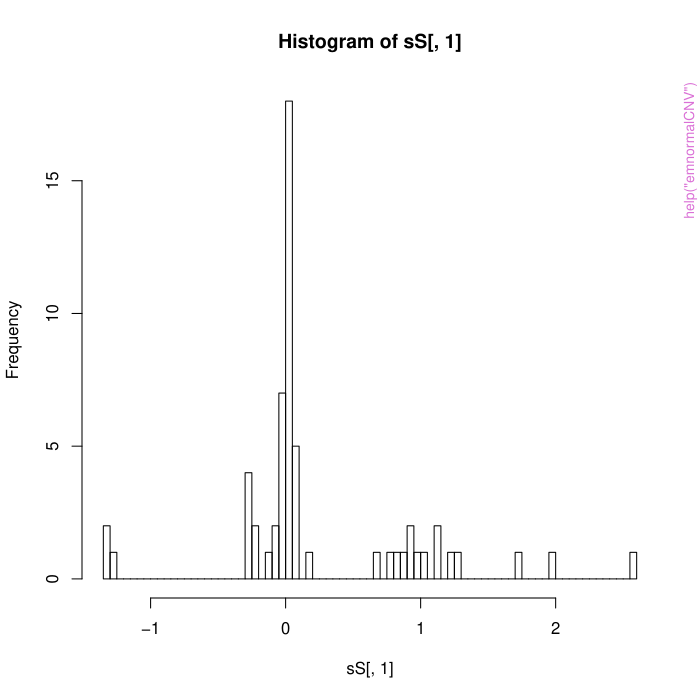

This chart was generated by the following R code:
pkgname <- "CNVrd2"
source(file.path(R.home("share"), "R", "examples-header.R"))
options(warn = 1)
library('CNVrd2')

base::assign(".oldSearch", base::search(), pos = 'CheckExEnv')
cleanEx()
nameEx("CNVrd2-class")
### * CNVrd2-class

flush(stderr()); flush(stdout())

### Name: CNVrd2-class
### Title: Class '"CNVrd2"'
### Aliases: CNVrd2-class countReadInWindow,CNVrd2-method
###   plotCNVrd2,CNVrd2-method
### Keywords: classes

### ** Examples

showClass("CNVrd2")



cleanEx()
nameEx("calculateLDSNPandCNV")
### * calculateLDSNPandCNV

flush(stderr()); flush(stdout())

### Name: calculateLDSNPandCNV
### Title: calculateLDSNPandCNV
### Aliases: calculateLDSNPandCNV

### ** Examples

##Load data: fcgr3bMXL in CNVrd2 package############
data(fcgr3bMXL)
##Name a vcf file (vcfFile)
vcfFile <- system.file(package="CNVrd2", "extdata",
                      "chr1.161600000.161611000.vcf.gz")
##Make a data fame named sampleCNV including samples, CNs, population names

sampleCNV <- data.frame(copynumberGroups$allGroups[, c(1,2) ],rep("MXL", 58))

rownames(sampleCNV) <- substr(sampleCNV[, 1], 1, 7)
sampleCNV[, 1] <- rownames(sampleCNV)
##The first column must be the sample names 
tagSNPandINDELofMXL <- calculateLDSNPandCNV(sampleCNV = sampleCNV,
                                 vcfFile = vcfFile, cnvColumn = 2,
                                 population = "MXL", popColumn = 3,
                                 nChunkForVcf = 5, chr = "1",
                                 st = 161600000, en = 161611000,
                                 codeSNP= "Three", codeCNV = "ThreeGroup")
tagSNPandINDELofMXL[1:3,]







cleanEx()
nameEx("clusteringCNVs-class")
### * clusteringCNVs-class

flush(stderr()); flush(stdout())

### Name: clusteringCNVs-class
### Title: Class '"clusteringCNVs"'
### Aliases: clusteringCNVs-class objectCluster
###   emnormalCNV,clusteringCNVs-method groupCNVs,clusteringCNVs-method
###   searchGroupCNVs,clusteringCNVs-method
### Keywords: classes

### ** Examples

showClass("clusteringCNVs")



cleanEx()
nameEx("countReadInWindow-methods")
### * countReadInWindow-methods

flush(stderr()); flush(stdout())

### Name: countReadInWindow-methods
### Title: Method 'countReadInWindow'
### Aliases: countReadInWindow-methods
### Keywords: methods

### ** Examples

##data(fcgr3bMXL)
##readCountMatrix <- countReadInWindow(Object = objectCNVrd2, correctGC = TRUE)
##readCountMatrix[1:3, 1:3]




cleanEx()
nameEx("countReadInWindow")
### * countReadInWindow

flush(stderr()); flush(stdout())

### Name: countReadInWindow
### Title: Obtain read counts in constant windows.
### Aliases: countReadInWindow
### Keywords: methods

### ** Examples

## Not run: 
##D data(fcgr3bMXL)
##D bamFiles <- dir("Bam", pattern = ".bam$")
##D objectCNVrd2 <- new("CNVrd2", windows = 1000, chr = "chr1",
##D                    st = 161100001, en = 162100000,
##D                    dirBamFile = "Bam",
##D                    genes = c(161592986, 161601753),
##D                    geneNames = "3B")
##D 
##D readCountMatrix <- countReadInWindow(Object = objectCNVrd2, correctGC = TRUE)
##D readCountMatrix[1:3, 1:3]
## End(Not run)



cleanEx()
nameEx("emnormalCNV")
### * emnormalCNV

flush(stderr()); flush(stdout())

### Name: emnormalCNV
### Title: Implement the EM algorithm
### Aliases: emnormalCNV

### ** Examples

data(fcgr3bMXL)

sS <- resultSegment$segmentationScores
#########Histogram###########################
###View segmentation scores##################
hist(sS[, 1], 100)
############################################
##Number of components#######################
###Make an object of clusteringCNVs class######
objectCluster <- new("clusteringCNVs",
                     x = sS[, 1], k = 4, EV = TRUE)

set.seed(123)
copynumberGroups <- groupCNVs(Object = objectCluster)



cleanEx()
nameEx("groupBayesianCNVs")
### * groupBayesianCNVs

flush(stderr()); flush(stdout())

### Name: groupBayesianCNVs
### Title: groupBayesianCNVs
### Aliases: groupBayesianCNVs
### Keywords: methods

### ** Examples

## Not run: 
##D data(ccl3l1data)
##D 
##D xyEuro <- ccl3l1data[grep("CEU|TSI|IBS|GBR|FIN", ccl3l1data[, 2]), ]
##D 
##D names(yEuro) <- rownames(xyEuro)
##D 
##D ##Clustering European segmentation scores into group: 5 groups were chosen
##D 
##D objectClusterEuroCCL3L1 <- new("clusteringCNVs", x = yEuro, k = 5)
##D 
##D europeanCCL3L1Groups <- groupCNVs(Object = objectClusterEuroCCL3L1)
##D 
##D ##Obtain prior information
##D #Means
##D lambda0 <- as.numeric(europeanCCL3L1Groups$m)
##D #SD
##D sdEM <- as.numeric(europeanCCL3L1Groups$sigma)
##D #Proportions
##D pEM <- as.numeric(europeanCCL3L1Groups$p)
##D 
##D 
##D ###Calculate the distances between groups
##D for (ii in 2:5){print(lambda0[ii] - lambda0[ii-1])}
##D 
##D ###All segmentation scores
##D ccl3l1X <- ccl3l1data$SS
##D names(ccl3l1X) <- as.character(ccl3l1data$Name)
##D range(ccl3l1X)
##D 
##D 
##D  
##D ##Set prior information: 
##D #prior for the sd of the means of groups: 
##D #5 was set for the third group = 2 CN
##D sd <- c(1, 1, 5, 1, 1) 
##D ccl3l1X <- sort(ccl3l1X)
##D ###Data
##D xData <- ccl3l1X
##D ###Number of groups
##D nGroups <- 10 
##D ###prior for means of groups
##D lambda0 <- lambda0 
##D ###Prior for mixing proportions
##D alpha0 <-  c(3, 29, 44, 18, 7,  5, rep(2, nGroups -length(pEM) -1))
##D ##Prior for the distances between groups
##D distanceBetweenGroups = 0.485
##D 
##D sdEM = sdEM
##D 
##D 
##D ##Adjust standard deviation for the fifth group
##D sdEM[5] <- sdEM[4]
##D  
##D  set.seed(123)
##D  groupCCL3L1allPops <- groupBayesianCNVs(xData = xData, nGroups = nGroups,
##D                                          lambda0 = lambda0,
##D                                          sd0 = sdEM, alpha0 = alpha0,
##D                                          distanceBetweenGroups = distanceBetweenGroups,
##D                                          sdOftau = sd,
##D                                         rightLimit = 4)
##D 
##D 
##D 
## End(Not run)



cleanEx()
nameEx("groupCNVs")
### * groupCNVs

flush(stderr()); flush(stdout())

### Name: groupCNVs
### Title: Cluster segmentation scores into groups.
### Aliases: groupCNVs
### Keywords: methods

### ** Examples

data("fcgr3bMXL")
#resultSegment <- segmentSamples(Object = objectCNVrd2, stdCntMatrix = readCountMatrix)
objectCluster <- new("clusteringCNVs",
                     x = resultSegment$segmentationScores[, 1], k = 4, EV = TRUE)

#searchGroupCNVs(Object = objectCluster)
copynumberGroups <- groupCNVs(Object = objectCluster)




cleanEx()
nameEx("identifyPolymorphicRegion")
### * identifyPolymorphicRegion

flush(stderr()); flush(stdout())

### Name: identifyPolymorphicRegion
### Title: Identity polymorphic regions.
### Aliases: identifyPolymorphicRegion
### Keywords: methods

### ** Examples

## Not run: 
##D 
##D fcgr3PolymorphicRegion <- identifyPolymorphicRegion(Object = objectCNVrd2,
##D                                                     segmentObject = resultSegment, 
##D                                                     thresholdForPolymorphicRegions = c(0.75, 0.25),
##D                                                     plotLegend = FALSE)
##D 
##D 
## End(Not run)



cleanEx()
nameEx("plotCNVrd2")
### * plotCNVrd2

flush(stderr()); flush(stdout())

### Name: plotCNVrd2
### Title: Plot traces of samples.
### Aliases: plotCNVrd2
### Keywords: methods plots

### ** Examples

data(fcgr3bMXL)
##Obtain all information of CNVs
allGroups <- copynumberGroups$allGroups
###Obtain names of duplicate samples
duplicatedSamples <- rownames(allGroups[allGroups[, 2] > 2,])
###Plot the first duplicate samples
par(mfrow = c(3, 2))
for (ii in duplicatedSamples[1:6])  
plotCNVrd2(Object = objectCNVrd2,
           segmentObject = resultSegment,
           sampleName = ii)




graphics::par(get("par.postscript", pos = 'CheckExEnv'))
cleanEx()
nameEx("plotPolymorphicRegion")
### * plotPolymorphicRegion

flush(stderr()); flush(stdout())

### Name: plotPolymorphicRegion
### Title: Plot polymorphic regions.
### Aliases: plotPolymorphicRegion
### Keywords: plot

### ** Examples

## Not run: 
##D 
##D plotPolymorphicRegion(Object = objectCNVrd2, polymorphicRegionObject = fcgr3PolymorphicRegion,
##D                       xlim = c(161300000, 161800000), drawThresholds = TRUE,
##D                       thresholdForPolymorphicRegions = c(0.75, 0.25))
##D 
##D 
##D 
##D ##Change thresholds
##D plotPolymorphicRegion(Object = objectCNVrd2, polymorphicRegionObject = fcgr3PolymorphicRegion,
##D                       xlim = c(161300000, 161800000), drawThresholds = TRUE,
##D                       thresholdForPolymorphicRegions = c(0.9, 0.1))
##D 
##D 
##D ##Plot standard deviation
##D 
##D plotPolymorphicRegion(Object = objectCNVrd2, polymorphicRegionObject = fcgr3PolymorphicRegion,
##D                       xlim = c(161300000, 161800000), typePlot = "SD",
##D                       thresholdForPolymorphicRegions = c(0.75, 0.25))
##D 
##D 
##D 
##D 
##D 
## End(Not run)



cleanEx()
nameEx("segmentSamples")
### * segmentSamples

flush(stderr()); flush(stdout())

### Name: segmentSamples
### Title: Implement the segmentation process
### Aliases: segmentSamples
### Keywords: methods

### ** Examples

data(fcgr3bMXL)
## Not run: resultSegment <- segmentSamples(Object = objectCNVrd2, stdCntMatrix = readCountMatrix)



### * <FOOTER>
###
options(digits = 7L)
base::cat("Time elapsed: ", proc.time() - base::get("ptime", pos = 'CheckExEnv'),"\n")
grDevices::dev.off()
###
### Local variables: ***
### mode: outline-minor ***
### outline-regexp: "\\(> \\)?### [*]+" ***
### End: ***
quit('no')
